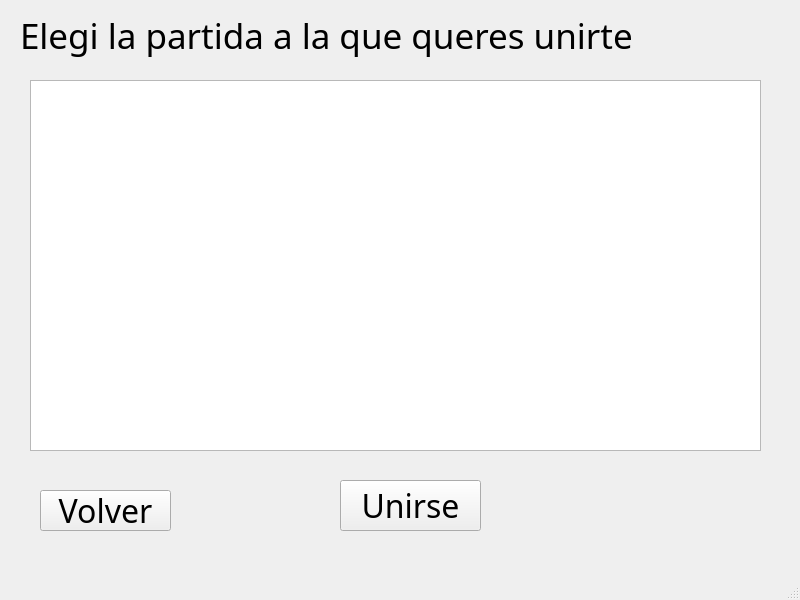
<?xml version="1.0" encoding="UTF-8"?>
<ui version="4.0">
 <class>GameList</class>
 <widget class="QMainWindow" name="GameList">
  <property name="geometry">
   <rect>
    <x>0</x>
    <y>0</y>
    <width>800</width>
    <height>600</height>
   </rect>
  </property>
  <property name="windowTitle">
   <string>MainWindow</string>
  </property>
  <widget class="QWidget" name="centralwidget">
   <widget class="QListWidget" name="listGames">
    <property name="geometry">
     <rect>
      <x>30</x>
      <y>80</y>
      <width>731</width>
      <height>371</height>
     </rect>
    </property>
    <property name="font">
     <font>
      <family>Jazz Jackrabbit 2</family>
      <pointsize>24</pointsize>
     </font>
    </property>
   </widget>
   <widget class="QPushButton" name="btnJoin">
    <property name="geometry">
     <rect>
      <x>340</x>
      <y>480</y>
      <width>141</width>
      <height>51</height>
     </rect>
    </property>
    <property name="font">
     <font>
      <family>Jazz Jackrabbit 2</family>
      <pointsize>24</pointsize>
     </font>
    </property>
    <property name="text">
     <string>Unirse</string>
    </property>
   </widget>
   <widget class="QLabel" name="labelTitle">
    <property name="geometry">
     <rect>
      <x>20</x>
      <y>10</y>
      <width>751</width>
      <height>51</height>
     </rect>
    </property>
    <property name="font">
     <font>
      <family>Jazz Jackrabbit 2</family>
      <pointsize>26</pointsize>
     </font>
    </property>
    <property name="text">
     <string>Elegi la partida a la que queres unirte</string>
    </property>
   </widget>
   <widget class="QPushButton" name="btnBack">
    <property name="geometry">
     <rect>
      <x>40</x>
      <y>490</y>
      <width>131</width>
      <height>41</height>
     </rect>
    </property>
    <property name="font">
     <font>
      <family>Jazz Jackrabbit 2</family>
      <pointsize>24</pointsize>
     </font>
    </property>
    <property name="text">
     <string>Volver</string>
    </property>
   </widget>
  </widget>
  <widget class="QMenuBar" name="menubar">
   <property name="enabled">
    <bool>false</bool>
   </property>
   <property name="geometry">
    <rect>
     <x>0</x>
     <y>0</y>
     <width>800</width>
     <height>23</height>
    </rect>
   </property>
  </widget>
  <widget class="QStatusBar" name="statusbar">
   <property name="enabled">
    <bool>false</bool>
   </property>
  </widget>
 </widget>
 <resources/>
 <connections/>
</ui>
